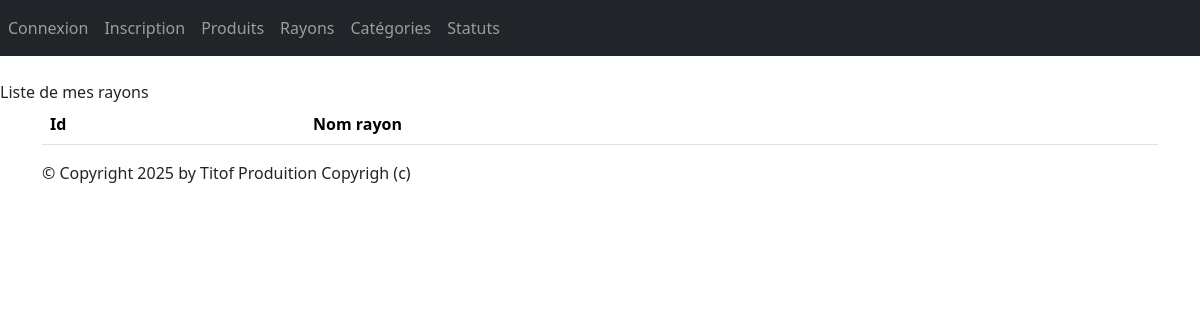
The app's page /monApp/rayons/, older data.
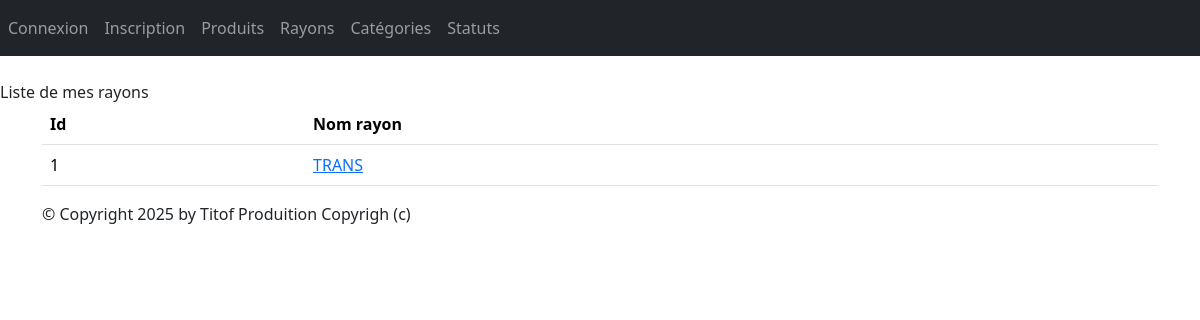
The same page, newer data.
### monApp/models.py (models this page shows, shortened)
class Rayon(models.Model):
    idRayon = models.AutoField(primary_key=True)
    nomRayon = models.CharField(max_length=100)

### monApp/views.py (the view)
# urls.py: path("rayons/", RayonListView.as_view(), name="rayons"),
class RayonListView(ListView):
    model = Rayon
    template_name = "monApp/list_rayons.html"
    context_object_name = "rays"
    def get_queryset(self ) :
        return Rayon.objects.order_by("nomRayon")
    def get_context_data(self, **kwargs):
        context = super(RayonListView, self).get_context_data(**kwargs)
        context['titremenu'] = "Liste de mes rayons"
        return context

### monApp/templates/monApp/list_rayons.html
{% extends 'monApp/base.html' %}
{% block menu %}
{{titremenu}}
{% endblock %}
{% block contenu %}
<table class="table">
<thead>
<th>Id</th>
<th>Nom rayon</th>
</thead>
<tbody>
{% for ray in rays %}
<tr>
<td>{{ ray.idRayon }} </td>
<td><a href="{% url 'dtl_rayons' ray.idRayon %}">{{ ray.nomRayon | upper }}</a></td>
</tr>
{% endfor %}
</tbody>
</table>
{% endblock %}

Row changes from the older to the newer data that the page shows:
added Rayon: idRayon "1", nomRayon "TRANS"
